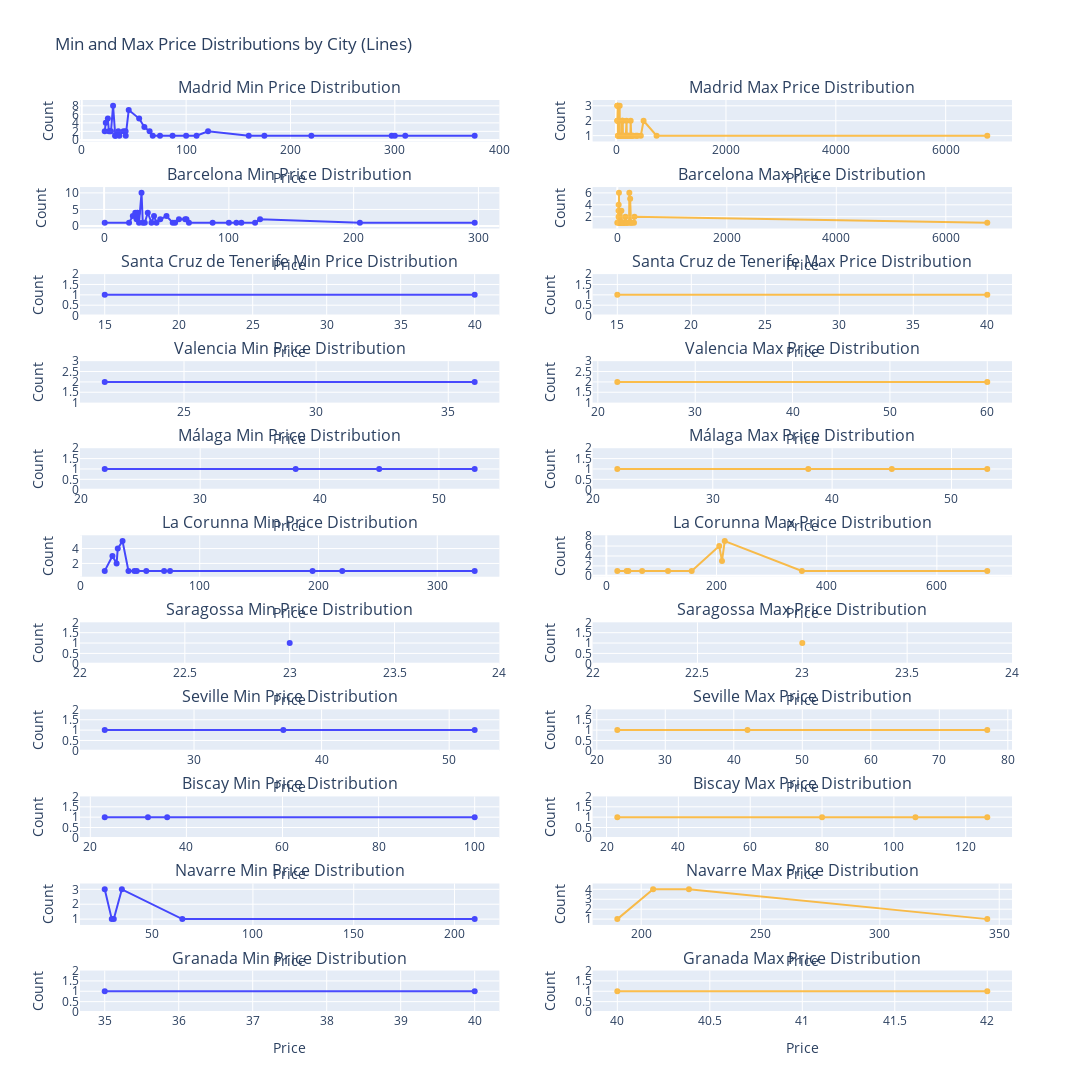

Notebook code for this chart:
### Code cell
subplot_titles = []
for city in cities:
    subplot_titles.append(f"{city} Min Price Distribution")
    subplot_titles.append(f"{city} Max Price Distribution")
    
fig = make_subplots(
    rows=len(cities),
    cols=2,
    subplot_titles=subplot_titles,
    vertical_spacing=0.05
)

for i, city in enumerate(cities, start=1):
    city_data = event_prices_venues_df[event_prices_venues_df['state'] == city]
    
    # Calculate frequency for min_price
    min_price_counts = city_data['min_price'].value_counts().sort_index()
    min_price_x = min_price_counts.index
    min_price_y = min_price_counts.values
    
    # Calculate frequency for max_price
    max_price_counts = city_data['max_price'].value_counts().sort_index()
    max_price_x = max_price_counts.index
    max_price_y = max_price_counts.values
    
    fig.add_trace(
        go.Scatter(
            x=min_price_x,
            y=min_price_y,
            mode='lines+markers',
            name=f'{city} Min Price',
            line=dict(color='blue', width=2),
            opacity=0.7
        ),
        row=i,
        col=1
    )
    
    fig.add_trace(
        go.Scatter(
            x=max_price_x,
            y=max_price_y,
            mode='lines+markers',
            name=f'{city} Max Price',
            line=dict(color='orange', width=2),
            opacity=0.7
        ),
        row=i,
        col=2
    )

fig.update_layout(
    height=300 * len(cities),  
    width=1200,
    title_text="Min and Max Price Distributions by City (Lines)",
    showlegend=False
)

# Update axis labels
for i in range(1, len(cities) + 1):
    fig.update_xaxes(title_text="Price", row=i, col=1)
    fig.update_xaxes(title_text="Price", row=i, col=2)
    fig.update_yaxes(title_text="Count", row=i, col=1)
    fig.update_yaxes(title_text="Count", row=i, col=2)

# Show the plot
fig.show()

### Figure 1 — Plotly figure (JSON) as saved in the notebook; plotly's stock layout.template omitted (floating-point values rounded to 4 significant figures)
{"data": [{"line": {"color": "blue", "width": 2}, "mode": "lines+markers", "name": "Madrid Min Price", "opacity": 0.7, "x": [22.0, 23.0, 25.0, 26.0, 27.0, 28.0, 30.0, 32.0, 32.14, 35.0, 36.0, 40.0, 42.0, 42.14, 45.0, 55.0, 60.0, 65.0, 68.0, 75.0, 87.0, 100.0, 110.0, 121.0, 160.0, 175.0, 220.0, 297.0, 300.0, 310.0, 376.5], "y": [2, 4, 5, 2, 2, 2, 8, 1, 1, 2, 1, 2, 2, 1, 7, 5, 3, 2, 1, 1, 1, 1, 1, 2, 1, 1, 1, 1, 1, 1, 1], "type": "scatter", "xaxis": "x", "yaxis": "y"}, {"line": {"color": "orange", "width": 2}, "mode": "lines+markers", "name": "Madrid Max Price", "opacity": 0.7, "x": [22.0, 23.0, 25.0, 26.0, 27.0, 28.0, 30.0, 32.0, 35.0, 40.0, 45.0, 55.0, 65.0, 68.0, 75.0, 85.0, 87.0, 95.0, 106.0, 107.0, 115.0, 121.0, 125.0, 130.0, 160.0, 167.0, 176.0, 190.0, 195.0, 210.0, 220.0, 230.0, 260.0, 265.0, 270.0, 275.0, 285.0, 300.0, 310.0, 355.0, 374.1, 392.0, 450.0, 500.0, 736.5, 6758.0], "y": [2, 3, 3, 2, 2, 3, 3, 1, 1, 2, 1, 1, 3, 1, 1, 1, 1, 1, 1, 2, 2, 2, 1, 1, 1, 1, 1, 2, 1, 1, 1, 1, 1, 2, 1, 1, 1, 1, 1, 1, 1, 1, 1, 2, 1, 1], "type": "scatter", "xaxis": "x2", "yaxis": "y2"}, {"line": {"color": "blue", "width": 2}, "mode": "lines+markers", "name": "Barcelona Min Price", "opacity": 0.7, "x": [0.5, 20.0, 23.0, 25.0, 26.0, 26.5, 27.0, 28.0, 30.0, 31.0, 32.6, 35.0, 38.0, 40.0, 42.0, 45.0, 50.0, 55.0, 56.9, 60.0, 65.0, 66.0, 68.0, 87.0, 100.0, 106.0, 110.0, 121.0, 125.0, 205.0, 297.0], "y": [1, 1, 3, 4, 2, 4, 4, 1, 10, 1, 1, 4, 1, 3, 1, 2, 3, 1, 1, 2, 2, 2, 1, 1, 1, 1, 1, 1, 2, 1, 1], "type": "scatter", "xaxis": "x3", "yaxis": "y3"}, {"line": {"color": "orange", "width": 2}, "mode": "lines+markers", "name": "Barcelona Max Price", "opacity": 0.7, "x": [0.5, 23.0, 25.0, 26.0, 27.0, 28.0, 30.0, 35.0, 38.0, 40.0, 45.0, 48.0, 50.0, 55.0, 60.0, 65.0, 68.0, 75.0, 86.0, 87.0, 105.0, 106.0, 110.0, 112.0, 121.0, 130.0, 150.0, 160.0, 172.5, 180.0, 215.0, 220.0, 235.0, 250.0, 265.0, 305.0, 313.5, 6758.0], "y": [1, 3, 4, 2, 2, 1, 6, 1, 1, 2, 1, 1, 1, 1, 1, 1, 1, 3, 1, 1, 1, 1, 1, 1, 1, 1, 2, 1, 1, 1, 1, 6, 5, 1, 1, 1, 2, 1], "type": "scatter", "xaxis": "x4", "yaxis": "y4"}, {"line": {"color": "blue", "width": 2}, "mode": "lines+markers", "name": "Santa Cruz de Tenerife Min Price", "opacity": 0.7, "x": [15.0, 40.0], "y": [1, 1], "type": "scatter", "xaxis": "x5", "yaxis": "y5"}, {"line": {"color": "orange", "width": 2}, "mode": "lines+markers", "name": "Santa Cruz de Tenerife Max Price", "opacity": 0.7, "x": [15.0, 40.0], "y": [1, 1], "type": "scatter", "xaxis": "x6", "yaxis": "y6"}, {"line": {"color": "blue", "width": 2}, "mode": "lines+markers", "name": "Valencia Min Price", "opacity": 0.7, "x": [22.0, 36.0], "y": [2, 2], "type": "scatter", "xaxis": "x7", "yaxis": "y7"}, {"line": {"color": "orange", "width": 2}, "mode": "lines+markers", "name": "Valencia Max Price", "opacity": 0.7, "x": [22.0, 60.0], "y": [2, 2], "type": "scatter", "xaxis": "x8", "yaxis": "y8"}, {"line": {"color": "blue", "width": 2}, "mode": "lines+markers", "name": "Málaga Min Price", "opacity": 0.7, "x": [22.0, 38.0, 45.0, 53.0], "y": [1, 1, 1, 1], "type": "scatter", "xaxis": "x9", "yaxis": "y9"}, {"line": {"color": "orange", "width": 2}, "mode": "lines+markers", "name": "Málaga Max Price", "opacity": 0.7, "x": [22.0, 38.0, 45.0, 53.0], "y": [1, 1, 1, 1], "type": "scatter", "xaxis": "x10", "yaxis": "y10"}, {"line": {"color": "blue", "width": 2}, "mode": "lines+markers", "name": "La Corunna Min Price", "opacity": 0.7, "x": [20.0, 26.5, 30.0, 31.0, 35.0, 40.0, 45.0, 47.0, 55.0, 70.0, 75.0, 195.0, 220.0, 331.5], "y": [1, 3, 2, 4, 5, 1, 1, 1, 1, 1, 1, 1, 1, 1], "type": "scatter", "xaxis": "x11", "yaxis": "y11"}, {"line": {"color": "orange", "width": 2}, "mode": "lines+markers", "name": "La Corunna Max Price", "opacity": 0.7, "x": [20.0, 37.0, 40.0, 65.0, 112.0, 155.0, 205.0, 210.0, 215.0, 355.0, 691.5], "y": [1, 1, 1, 1, 1, 1, 6, 3, 7, 1, 1], "type": "scatter", "xaxis": "x12", "yaxis": "y12"}, {"line": {"color": "blue", "width": 2}, "mode": "lines+markers", "name": "Saragossa Min Price", "opacity": 0.7, "x": [23.0], "y": [1], "type": "scatter", "xaxis": "x13", "yaxis": "y13"}, {"line": {"color": "orange", "width": 2}, "mode": "lines+markers", "name": "Saragossa Max Price", "opacity": 0.7, "x": [23.0], "y": [1], "type": "scatter", "xaxis": "x14", "yaxis": "y14"}, {"line": {"color": "blue", "width": 2}, "mode": "lines+markers", "name": "Seville Min Price", "opacity": 0.7, "x": [23.0, 37.0, 52.0], "y": [1, 1, 1], "type": "scatter", "xaxis": "x15", "yaxis": "y15"}, {"line": {"color": "orange", "width": 2}, "mode": "lines+markers", "name": "Seville Max Price", "opacity": 0.7, "x": [23.0, 42.0, 77.0], "y": [1, 1, 1], "type": "scatter", "xaxis": "x16", "yaxis": "y16"}, {"line": {"color": "blue", "width": 2}, "mode": "lines+markers", "name": "Biscay Min Price", "opacity": 0.7, "x": [23.0, 32.0, 36.0, 100.0], "y": [1, 1, 1, 1], "type": "scatter", "xaxis": "x17", "yaxis": "y17"}, {"line": {"color": "orange", "width": 2}, "mode": "lines+markers", "name": "Biscay Max Price", "opacity": 0.7, "x": [23.0, 80.0, 106.0, 126.0], "y": [1, 1, 1, 1], "type": "scatter", "xaxis": "x18", "yaxis": "y18"}, {"line": {"color": "blue", "width": 2}, "mode": "lines+markers", "name": "Navarre Min Price", "opacity": 0.7, "x": [26.5, 30.0, 31.0, 35.0, 65.0, 210.0], "y": [3, 1, 1, 3, 1, 1], "type": "scatter", "xaxis": "x19", "yaxis": "y19"}, {"line": {"color": "orange", "width": 2}, "mode": "lines+markers", "name": "Navarre Max Price", "opacity": 0.7, "x": [190.0, 205.0, 220.0, 345.0], "y": [1, 4, 4, 1], "type": "scatter", "xaxis": "x20", "yaxis": "y20"}, {"line": {"color": "blue", "width": 2}, "mode": "lines+markers", "name": "Granada Min Price", "opacity": 0.7, "x": [35.0, 40.0], "y": [1, 1], "type": "scatter", "xaxis": "x21", "yaxis": "y21"}, {"line": {"color": "orange", "width": 2}, "mode": "lines+markers", "name": "Granada Max Price", "opacity": 0.7, "x": [40.0, 42.0], "y": [1, 1], "type": "scatter", "xaxis": "x22", "yaxis": "y22"}], "layout": {"xaxis": {"anchor": "y", "domain": [0.0, 0.45], "title": {"text": "Price"}}, "yaxis": {"anchor": "x", "domain": [0.9545, 1.0], "title": {"text": "Count"}}, "xaxis2": {"anchor": "y2", "domain": [0.55, 1.0], "title": {"text": "Price"}}, "yaxis2": {"anchor": "x2", "domain": [0.9545, 1.0], "title": {"text": "Count"}}, "xaxis3": {"anchor": "y3", "domain": [0.0, 0.45], "title": {"text": "Price"}}, "yaxis3": {"anchor": "x3", "domain": [0.8591, 0.9045], "title": {"text": "Count"}}, "xaxis4": {"anchor": "y4", "domain": [0.55, 1.0], "title": {"text": "Price"}}, "yaxis4": {"anchor": "x4", "domain": [0.8591, 0.9045], "title": {"text": "Count"}}, "xaxis5": {"anchor": "y5", "domain": [0.0, 0.45], "title": {"text": "Price"}}, "yaxis5": {"anchor": "x5", "domain": [0.7636, 0.8091], "title": {"text": "Count"}}, "xaxis6": {"anchor": "y6", "domain": [0.55, 1.0], "title": {"text": "Price"}}, "yaxis6": {"anchor": "x6", "domain": [0.7636, 0.8091], "title": {"text": "Count"}}, "xaxis7": {"anchor": "y7", "domain": [0.0, 0.45], "title": {"text": "Price"}}, "yaxis7": {"anchor": "x7", "domain": [0.6682, 0.7136], "title": {"text": "Count"}}, "xaxis8": {"anchor": "y8", "domain": [0.55, 1.0], "title": {"text": "Price"}}, "yaxis8": {"anchor": "x8", "domain": [0.6682, 0.7136], "title": {"text": "Count"}}, "xaxis9": {"anchor": "y9", "domain": [0.0, 0.45], "title": {"text": "Price"}}, "yaxis9": {"anchor": "x9", "domain": [0.5727, 0.6182], "title": {"text": "Count"}}, "xaxis10": {"anchor": "y10", "domain": [0.55, 1.0], "title": {"text": "Price"}}, "yaxis10": {"anchor": "x10", "domain": [0.5727, 0.6182], "title": {"text": "Count"}}, "xaxis11": {"anchor": "y11", "domain": [0.0, 0.45], "title": {"text": "Price"}}, "yaxis11": {"anchor": "x11", "domain": [0.4773, 0.5227], "title": {"text": "Count"}}, "xaxis12": {"anchor": "y12", "domain": [0.55, 1.0], "title": {"text": "Price"}}, "yaxis12": {"anchor": "x12", "domain": [0.4773, 0.5227], "title": {"text": "Count"}}, "xaxis13": {"anchor": "y13", "domain": [0.0, 0.45], "title": {"text": "Price"}}, "yaxis13": {"anchor": "x13", "domain": [0.3818, 0.4273], "title": {"text": "Count"}}, "xaxis14": {"anchor": "y14", "domain": [0.55, 1.0], "title": {"text": "Price"}}, "yaxis14": {"anchor": "x14", "domain": [0.3818, 0.4273], "title": {"text": "Count"}}, "xaxis15": {"anchor": "y15", "domain": [0.0, 0.45], "title": {"text": "Price"}}, "yaxis15": {"anchor": "x15", "domain": [0.2864, 0.3318], "title": {"text": "Count"}}, "xaxis16": {"anchor": "y16", "domain": [0.55, 1.0], "title": {"text": "Price"}}, "yaxis16": {"anchor": "x16", "domain": [0.2864, 0.3318], "title": {"text": "Count"}}, "xaxis17": {"anchor": "y17", "domain": [0.0, 0.45], "title": {"text": "Price"}}, "yaxis17": {"anchor": "x17", "domain": [0.1909, 0.2364], "title": {"text": "Count"}}, "xaxis18": {"anchor": "y18", "domain": [0.55, 1.0], "title": {"text": "Price"}}, "yaxis18": {"anchor": "x18", "domain": [0.1909, 0.2364], "title": {"text": "Count"}}, "xaxis19": {"anchor": "y19", "domain": [0.0, 0.45], "title": {"text": "Price"}}, "yaxis19": {"anchor": "x19", "domain": [0.09545, 0.1409], "title": {"text": "Count"}}, "xaxis20": {"anchor": "y20", "domain": [0.55, 1.0], "title": {"text": "Price"}}, "yaxis20": {"anchor": "x20", "domain": [0.09545, 0.1409], "title": {"text": "Count"}}, "xaxis21": {"anchor": "y21", "domain": [0.0, 0.45], "title": {"text": "Price"}}, "yaxis21": {"anchor": "x21", "domain": [0.0, 0.04545], "title": {"text": "Count"}}, "xaxis22": {"anchor": "y22", "domain": [0.55, 1.0], "title": {"text": "Price"}}, "yaxis22": {"anchor": "x22", "domain": [0.0, 0.04545], "title": {"text": "Count"}}, "annotations": [{"font": {"size": 16}, "showarrow": false, "text": "Madrid Min Price Distribution", "x": 0.225, "xanchor": "center", "xref": "paper", "y": 1.0, "yanchor": "bottom", "yref": "paper"}, {"font": {"size": 16}, "showarrow": false, "text": "Madrid Max Price Distribution", "x": 0.775, "xanchor": "center", "xref": "paper", "y": 1.0, "yanchor": "bottom", "yref": "paper"}, {"font": {"size": 16}, "showarrow": false, "text": "Barcelona Min Price Distribution", "x": 0.225, "xanchor": "center", "xref": "paper", "y": 0.9045, "yanchor": "bottom", "yref": "paper"}, {"font": {"size": 16}, "showarrow": false, "text": "Barcelona Max Price Distribution", "x": 0.775, "xanchor": "center", "xref": "paper", "y": 0.9045, "yanchor": "bottom", "yref": "paper"}, {"font": {"size": 16}, "showarrow": false, "text": "Santa Cruz de Tenerife Min Price Distribution", "x": 0.225, "xanchor": "center", "xref": "paper", "y": 0.8091, "yanchor": "bottom", "yref": "paper"}, {"font": {"size": 16}, "showarrow": false, "text": "Santa Cruz de Tenerife Max Price Distribution", "x": 0.775, "xanchor": "center", "xref": "paper", "y": 0.8091, "yanchor": "bottom", "yref": "paper"}, {"font": {"size": 16}, "showarrow": false, "text": "Valencia Min Price Distribution", "x": 0.225, "xanchor": "center", "xref": "paper", "y": 0.7136, "yanchor": "bottom", "yref": "paper"}, {"font": {"size": 16}, "showarrow": false, "text": "Valencia Max Price Distribution", "x": 0.775, "xanchor": "center", "xref": "paper", "y": 0.7136, "yanchor": "bottom", "yref": "paper"}, {"font": {"size": 16}, "showarrow": false, "text": "Málaga Min Price Distribution", "x": 0.225, "xanchor": "center", "xref": "paper", "y": 0.6182, "yanchor": "bottom", "yref": "paper"}, {"font": {"size": 16}, "showarrow": false, "text": "Málaga Max Price Distribution", "x": 0.775, "xanchor": "center", "xref": "paper", "y": 0.6182, "yanchor": "bottom", "yref": "paper"}, {"font": {"size": 16}, "showarrow": false, "text": "La Corunna Min Price Distribution", "x": 0.225, "xanchor": "center", "xref": "paper", "y": 0.5227, "yanchor": "bottom", "yref": "paper"}, {"font": {"size": 16}, "showarrow": false, "text": "La Corunna Max Price Distribution", "x": 0.775, "xanchor": "center", "xref": "paper", "y": 0.5227, "yanchor": "bottom", "yref": "paper"}, {"font": {"size": 16}, "showarrow": false, "text": "Saragossa Min Price Distribution", "x": 0.225, "xanchor": "center", "xref": "paper", "y": 0.4273, "yanchor": "bottom", "yref": "paper"}, {"font": {"size": 16}, "showarrow": false, "text": "Saragossa Max Price Distribution", "x": 0.775, "xanchor": "center", "xref": "paper", "y": 0.4273, "yanchor": "bottom", "yref": "paper"}, {"font": {"size": 16}, "showarrow": false, "text": "Seville Min Price Distribution", "x": 0.225, "xanchor": "center", "xref": "paper", "y": 0.3318, "yanchor": "bottom", "yref": "paper"}, {"font": {"size": 16}, "showarrow": false, "text": "Seville Max Price Distribution", "x": 0.775, "xanchor": "center", "xref": "paper", "y": 0.3318, "yanchor": "bottom", "yref": "paper"}, {"font": {"size": 16}, "showarrow": false, "text": "Biscay Min Price Distribution", "x": 0.225, "xanchor": "center", "xref": "paper", "y": 0.2364, "yanchor": "bottom", "yref": "paper"}, {"font": {"size": 16}, "showarrow": false, "text": "Biscay Max Price Distribution", "x": 0.775, "xanchor": "center", "xref": "paper", "y": 0.2364, "yanchor": "bottom", "yref": "paper"}, {"font": {"size": 16}, "showarrow": false, "text": "Navarre Min Price Distribution", "x": 0.225, "xanchor": "center", "xref": "paper", "y": 0.1409, "yanchor": "bottom", "yref": "paper"}, {"font": {"size": 16}, "showarrow": false, "text": "Navarre Max Price Distribution", "x": 0.775, "xanchor": "center", "xref": "paper", "y": 0.1409, "yanchor": "bottom", "yref": "paper"}, {"font": {"size": 16}, "showarrow": false, "text": "Granada Min Price Distribution", "x": 0.225, "xanchor": "center", "xref": "paper", "y": 0.04545, "yanchor": "bottom", "yref": "paper"}, {"font": {"size": 16}, "showarrow": false, "text": "Granada Max Price Distribution", "x": 0.775, "xanchor": "center", "xref": "paper", "y": 0.04545, "yanchor": "bottom", "yref": "paper"}], "title": {"text": "Min and Max Price Distributions by City (Lines)"}, "height": 3300, "width": 1200, "showlegend": false}}
